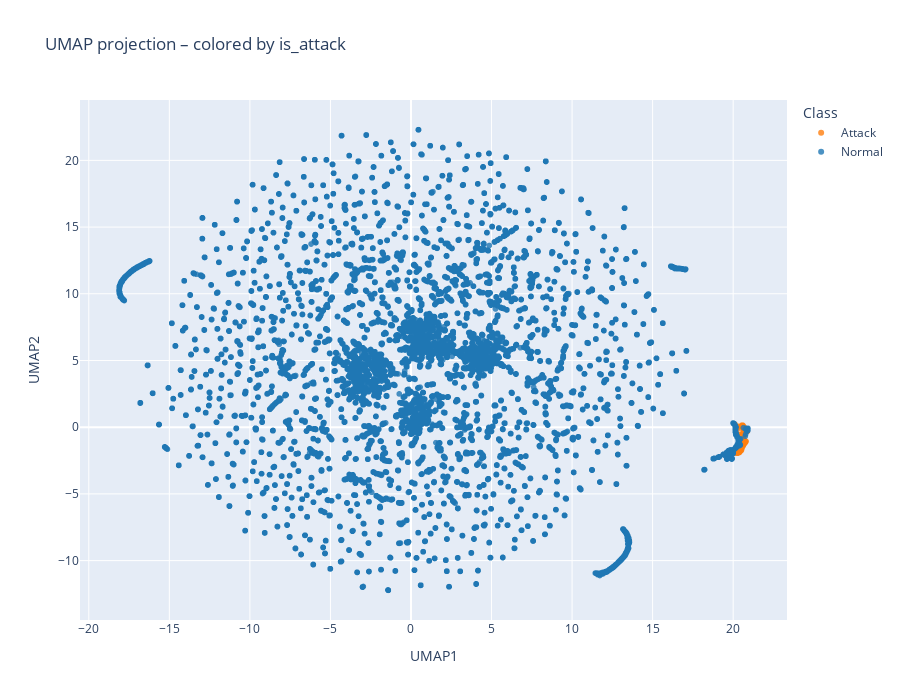

The code cell stored with this chart in its notebook:
### Markdown cell above
## Data Structure visualization

### Code cell
df=pd.read_csv('../data/processed/windowed_dataset_cleaned.csv')
X=df.drop(columns=['is_attack'])
y=df['is_attack']
import umap
import plotly.express as px
import pandas as pd
import numpy as np

# -----------------------------
# UMAP embedding
# -----------------------------
reducer = umap.UMAP(
    n_neighbors=30,
    min_dist=0.1,
    n_components=2,
    metric='euclidean',
    random_state=42
)

X_umap = reducer.fit_transform(X)

# -----------------------------
# Crear DataFrame para Plotly
# -----------------------------
df_plot = pd.DataFrame({
    'UMAP1': X_umap[:, 0],
    'UMAP2': X_umap[:, 1],
    'is_attack': y 
})

df_plot['Label'] = df_plot['is_attack'].map({0: 'Normal', 1: 'Attack'})

# -----------------------------
# Gráfico interactivo
# -----------------------------
fig = px.scatter(
    df_plot,
    x='UMAP1',
    y='UMAP2',
    color='Label',
    color_discrete_map={'Normal': '#1f77b4', 'Attack': '#ff7f0e'},
    hover_data=['is_attack'], 
    title="UMAP projection – colored by is_attack",
    width=900,
    height=700
)

fig.update_traces(marker=dict(size=6, opacity=0.8))
fig.update_layout(legend_title_text='Class')
fig.show()

### Figure 1 — Plotly figure (JSON) as saved in the notebook; plotly's stock layout.template omitted (floating-point values rounded to 4 significant figures; data arrays with more than 128 entries replaced by an {"elided": "..."} marker saying what was removed)
{"data": [{"customdata": {"elided": "346x1 float values"}, "hovertemplate": "Label=Attack<br>UMAP1=%{x}<br>UMAP2=%{y}<br>is_attack=%{customdata[0]}<extra></extra>", "legendgroup": "Attack", "marker": {"color": "#ff7f0e", "opacity": 0.8, "size": 6, "symbol": "circle"}, "mode": "markers", "name": "Attack", "showlegend": true, "type": "scattergl", "x": {"elided": "346 float values"}, "xaxis": "x", "y": {"elided": "346 float values"}, "yaxis": "y"}, {"customdata": {"elided": "23659x1 float values"}, "hovertemplate": "Label=Normal<br>UMAP1=%{x}<br>UMAP2=%{y}<br>is_attack=%{customdata[0]}<extra></extra>", "legendgroup": "Normal", "marker": {"color": "#1f77b4", "opacity": 0.8, "size": 6, "symbol": "circle"}, "mode": "markers", "name": "Normal", "showlegend": true, "type": "scattergl", "x": {"elided": "23659 float values"}, "xaxis": "x", "y": {"elided": "23659 float values"}, "yaxis": "y"}], "layout": {"height": 700, "legend": {"title": {"text": "Class"}, "tracegroupgap": 0}, "title": {"text": "UMAP projection – colored by is_attack"}, "width": 900, "xaxis": {"anchor": "y", "domain": [0, 1], "title": {"text": "UMAP1"}}, "yaxis": {"anchor": "x", "domain": [0, 1], "title": {"text": "UMAP2"}}}}
